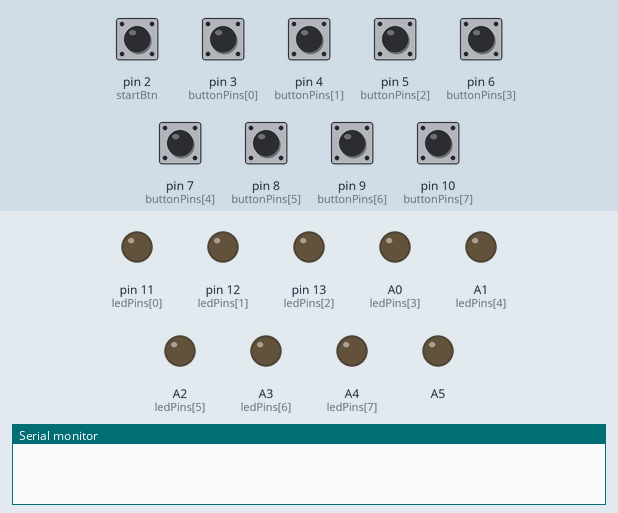
Simulated run of this sketch. Board: Arduino Uno, built with avr-gcc and run on an emulated ATmega328P. Shown: output pins drawn as LEDs (lit = HIGH), the last lines printed to the serial monitor. The inputs (shaded band) are chosen by the test bench; at power-on: pin 2 (startBtn), pin 3 (buttonPins[0]), pin 4 (buttonPins[1]), pin 5 (buttonPins[2]), pin 6 (buttonPins[3]), pin 7 (buttonPins[4]), pin 8 (buttonPins[5]), pin 9 (buttonPins[6]), pin 10 (buttonPins[7]) HIGH. Random numbers use the default seed unless the sketch sets one.

Above: at 1.2 s.
1.3 s: pin 2 (startBtn) pulled LOW for 0.15 s
At 3.5 s:
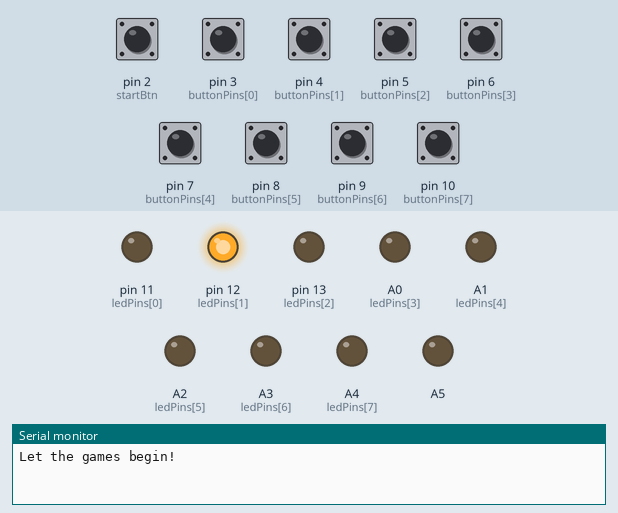
4.4 s: pin 5 (buttonPins[2]) pulled LOW for 0.15 s
At 6.1 s:
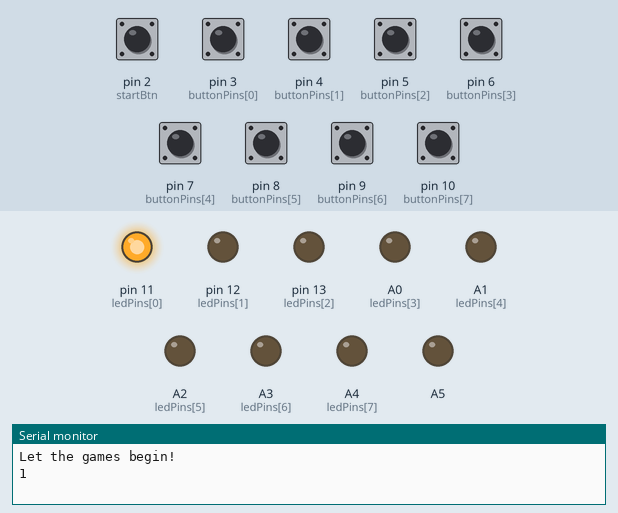
Timing chart, 0 to 31.9 s (numbered marks = the images above; inputs shaded):
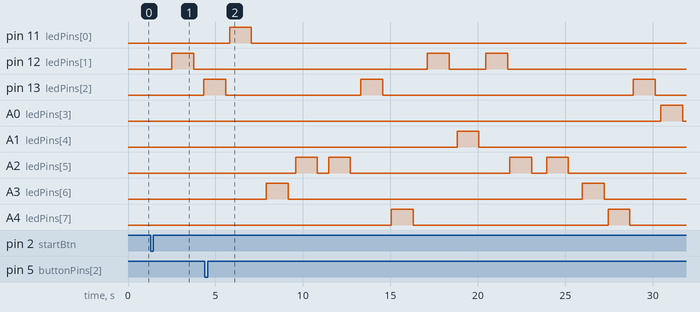

Measured:
- after the input at 1.3 s, pin 12 (ledPins[1]): LOW → HIGH after 1.2 s, → LOW 1.2 s later; pin 13 (ledPins[2]): LOW → HIGH after 3.0 s
- by itself, A3 (ledPins[6]): alternates HIGH for 1.3 s and LOW for 16.8 s
- by itself, A4 (ledPins[7]): alternates HIGH for 1.3 s and LOW for 11.2 s

The sketch:

SPEDE2.ino
```cpp
int startBtn = 2;
int buttonPins[] = {3, 4, 5, 6, 7, 8, 9, 10}; // Array of button pin numbers
int ledPins[] = {11, 12, 13, A0, A1, A2, A3, A4}; // Array of LED pin numbers
int startBtn_state;

int gameState = 0;
int score = 0;
bool scoreCounted;
bool gameWon = false;
int mole = -1;

void setup() {
  Serial.begin(9600);
  for (int i = 0; i < 8; i++) {
    pinMode(startBtn, INPUT_PULLUP);
    pinMode(buttonPins[i], INPUT_PULLUP); // Set button pins as INPUT_PULLUP
    pinMode(ledPins[i], OUTPUT); // Set LED pins as OUTPUT
    pinMode(A5, OUTPUT);
  }
  startBtn_state = 1;
  digitalWrite(A5, LOW);
}

void pause() {
  unsigned long current;
  unsigned long end;

  delay(500);
  mole = -1;
  for (int i = 0; i < 8; i++) {
    digitalWrite(ledPins[i], LOW);
  }

  int pause = random(100,1000);
  current = millis();
  end = millis() + pause;
  while  (millis() < end) {
    if (ledPins[0] == HIGH || ledPins[1] == HIGH || ledPins[2] == HIGH || ledPins[3] == HIGH || ledPins[4] == HIGH || ledPins[5] == HIGH || ledPins[6] == HIGH || ledPins[7] == HIGH) {
       delay(300);
    }
  }
}

// Randomly decide which LED to turn on
void displayMole() {
  mole = random(1, 9);
  if (mole==1) {
    scoreCounted = false;
    digitalWrite(ledPins[0], HIGH);
  } else if (mole==2) {
    scoreCounted = false;
    digitalWrite(ledPins[1], HIGH);
  } else if (mole==3) {
    scoreCounted = false;
    digitalWrite(ledPins[2], HIGH);
  } else if (mole==4) {
    scoreCounted = false;
    digitalWrite(ledPins[3], HIGH);
  } else if (mole==5) {
    scoreCounted = false;
    digitalWrite(ledPins[4], HIGH);
  } else if (mole==6) {
    scoreCounted = false;
    digitalWrite(ledPins[5], HIGH);
  } else if (mole==7) {
    scoreCounted = false;
    digitalWrite(ledPins[6], HIGH);
  } else if (mole==8) {
    scoreCounted = false;
    digitalWrite(ledPins[7], HIGH);
  }
}

// If the user presses a button corresponding to the right LED (Whack a mole) > 1 score earned

void whackMole() {
  unsigned long current;
  unsigned long end;
  current = millis();
  end = millis() + 750;
  while  (millis() < end && gameWon==false) {

      int btn1_state = digitalRead(buttonPins[0]);
      if (btn1_state == 0) { // check if the 1=red is pressed
        if (mole==1 && scoreCounted==false) {
        score++;
        Serial.println(score);
        scoreCounted=true;
        delay(10);
      }
      }

    int btn2_state = digitalRead(buttonPins[1]);
      if (btn2_state == 0) { // check if the 1=red is pressed
      if (mole==2 && scoreCounted==false) {
        score++;
        Serial.println(score);
        scoreCounted=true;
        delay(10);
      }
    }

    int btn3_state = digitalRead(buttonPins[2]);
      if (btn3_state == 0) { // check if the 1=red is pressed
      if (mole==3 && scoreCounted==false) {
        score++;
        Serial.println(score);
        scoreCounted=true;
        delay(10);
      }
    }

    int btn4_state = digitalRead(buttonPins[3]);
      if (btn4_state == 0) { // check if the 1=red is pressed
      if (mole==4 && scoreCounted==false) {
        score++;
        Serial.println(score);
        scoreCounted=true;
        delay(10);
      }
    }

    int btn5_state = digitalRead(buttonPins[4]);
      if (btn5_state == 0) { // check if the 1=red is pressed
      if (mole==5 && scoreCounted==false) {
        score++;
        Serial.println(score);
        scoreCounted=true;
        delay(10);
      }
    }

    int btn6_state = digitalRead(buttonPins[5]);
      if (btn6_state == 0) { // check if the 1=red is pressed
      if (mole==6 && scoreCounted==false) {
        score++;
        Serial.println(score);
        scoreCounted=true;
        delay(10);
      }
    }

    int btn7_state = digitalRead(buttonPins[6]);
      if (btn7_state == 0) { // check if the 1=red is pressed
      if (mole==7 && scoreCounted==false) {
        score++;
        Serial.println(score);
        scoreCounted=true;
        delay(10);
      }
    }

    int btn8_state = digitalRead(buttonPins[7]);
      if (btn8_state == 0) { // check if the 1=red is pressed
      if (mole==8 && scoreCounted==false) {
        score++;
        Serial.println(score);
        scoreCounted=true;
        delay(10);
      }
    }

  }
}

void loop() {
  if (score >= 10 && !gameWon) {
    gameWon = true;
    gameState = 0;
    for (int x = 0; x < 5; x++) {
      for (int i = 0; i < 8; i++) {
        digitalWrite(ledPins[i], HIGH);
      };
      delay(200);
      for (int i = 0; i < 8; i++) {
        digitalWrite(ledPins[i], LOW);
      };
      delay(200);
    }
    digitalWrite(A5, HIGH);
    Serial.println("Let the games end!");
  }

  if (gameState == 0) {
    startBtn_state = digitalRead(startBtn);
    if (startBtn_state == 0) {
      digitalWrite(A5, LOW);
      Serial.println("Let the games begin!");
      gameState = 1;
    }
  }

  if (gameState == 1) {
    pause();
    displayMole();
    whackMole();
  }
}
```
